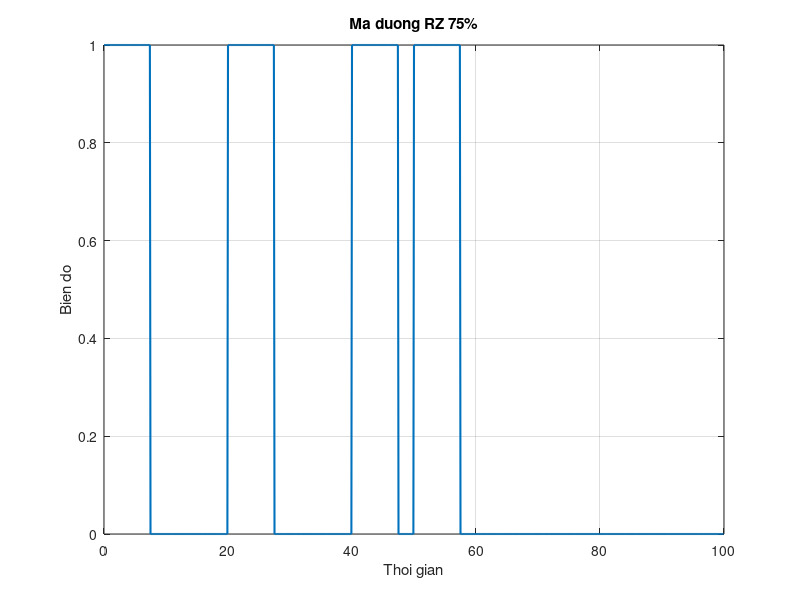

Here is the MATLAB script that generated this plot:
clc; clear;

%a
N_bit = 100;
bit = randi([0 1], 1, N_bit);
disp(bit);

%b
R = 100e6;
Tb = 1/R;

duty = 0.75;
Ns = 100;
Ns_xung  = round(duty*Ns);

x = zeros(1, Ns*N_bit);

for k = 1:N_bit
    start = (k-1)*Ns + 1;
    stop = k*Ns;
    stop_xung  = start + Ns_xung - 1;
    if bit(k) == 1
        x(start:stop_xung) = 1;
        x(stop_xung+1:stop) = 0;
    else
        x(start:stop) = 0;
    end
end

%c
N_ve = 10;
K_mau = N_ve * Ns;
t = (0:K_mau-1)*(Tb/Ns);

figure;
plot(t*1e9, x(1:K_mau), 'LineWidth', 1.5);
xlabel('Thoi gian');
ylabel('Bien do');
title('Ma duong RZ 75%');
grid on;
